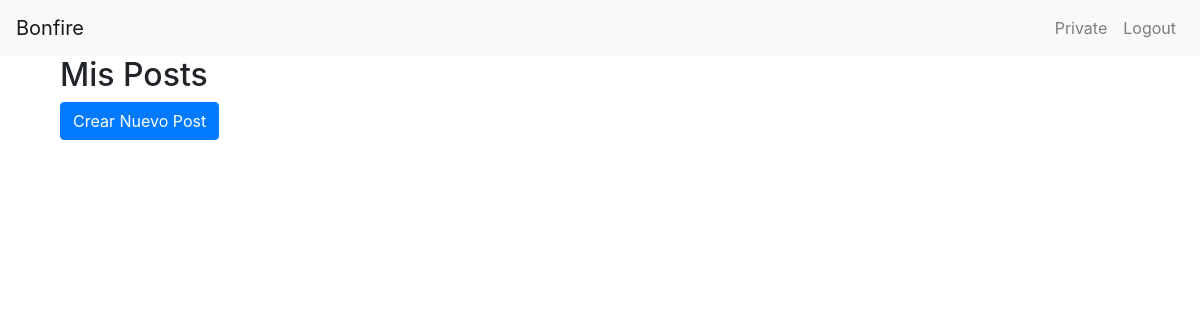
The page /private/ (signed in) on the database as committed earlier.
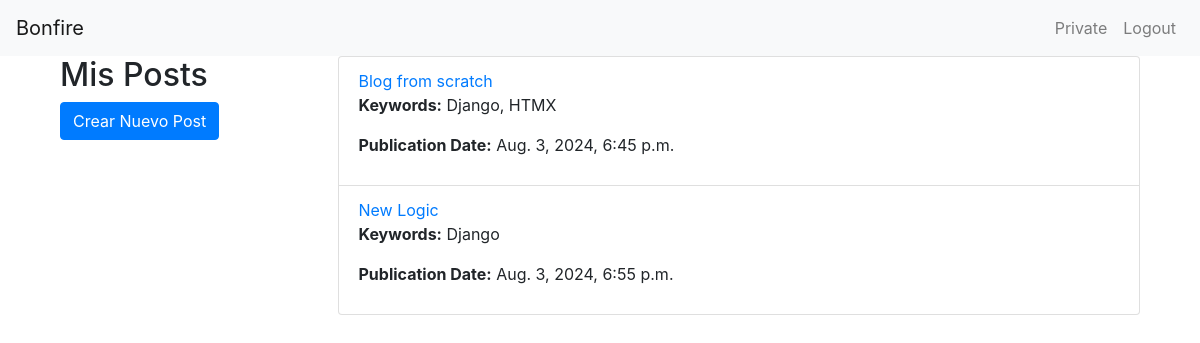
The same page on the database as committed later.
### blog/models.py (models this page shows, shortened)
class Post(models.Model):
    author = models.ForeignKey(CustomUser, on_delete=models.CASCADE, related_name='posts')
    title = models.CharField(max_length=255)
    keywords = models.CharField(max_length=255, default='')  # Añadir campo de keywords
    content = models.TextField()
    created_at = models.DateTimeField(auto_now_add=True)
    updated_at = models.DateTimeField(auto_now=True)

### blog/views.py (the view)
# urls.py: path('private/', views.private_area, name='private_area'),
@login_required
def private_area(request):
    posts = Post.objects.filter(author=request.user)
    return render(request, 'blog/private_area.html', {'posts': posts})

### blog/templates/blog/private_area.html
{% extends "base.html" %}
{% block content %}
<div class="container">
    <div class="row">
        <div class="col-md-3">
            <h2>Mis Posts</h2>
            <a class="btn btn-primary mb-3" href="{% url 'post_create' %}">Crear Nuevo Post</a>
        </div>
        <div class="col-md-9">
            <ul class="list-group">
                {% for post in posts %}
                    <li class="list-group-item">
                        <a href="{% url 'post_detail' post.pk %}">{{ post.title }}</a>
                        <p><strong>Keywords:</strong> {{ post.keywords }}</p>
                        <p><strong>Publication Date:</strong> {{ post.created_at }}</p>
                    </li>
                {% endfor %}
            </ul>
        </div>
    </div>
</div>
{% endblock %}

Rows that differ between the two databases and show on the page:
added Post: title "Blog from scratch", keywords "Django, HTMX", created_at "Aug. 3, 2024, 6:45 p.m."
added Post: title "New Logic", keywords "Django", created_at "Aug. 3, 2024, 6:55 p.m."
